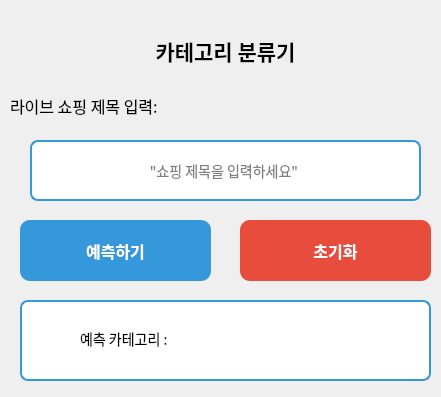
<?xml version="1.0" encoding="UTF-8"?>
<ui version="4.0">
 <class>Form</class>
 <widget class="QWidget" name="Form">
  <property name="geometry">
   <rect>
    <x>0</x>
    <y>0</y>
    <width>441</width>
    <height>397</height>
   </rect>
  </property>
  <property name="font">
   <font>
    <family>맑은 고딕</family>
    <pointsize>12</pointsize>
   </font>
  </property>
  <property name="windowTitle">
   <string>Form</string>
  </property>
  <property name="styleSheet">
   <string notr="true">QLineEdit {
    border: 2px solid #cccccc;
    border-radius: 8px;
    padding: 6px;
    font-size: 14px;
}

QLineEdit:focus {
    border: 2px solid #3498db;
    background-color: #ffffff;
}
</string>
  </property>
  <widget class="QLabel" name="label">
   <property name="geometry">
    <rect>
     <x>90</x>
     <y>30</y>
     <width>271</width>
     <height>41</height>
    </rect>
   </property>
   <property name="font">
    <font>
     <family>한컴 고딕</family>
     <pointsize>16</pointsize>
     <weight>75</weight>
     <bold>true</bold>
    </font>
   </property>
   <property name="text">
    <string>카테고리 분류기</string>
   </property>
   <property name="alignment">
    <set>Qt::AlignCenter</set>
   </property>
  </widget>
  <widget class="QLabel" name="label_2">
   <property name="geometry">
    <rect>
     <x>10</x>
     <y>90</y>
     <width>181</width>
     <height>31</height>
    </rect>
   </property>
   <property name="text">
    <string>라이브 쇼핑 제목 입력:</string>
   </property>
  </widget>
  <widget class="QLineEdit" name="lineEdit_input">
   <property name="geometry">
    <rect>
     <x>30</x>
     <y>140</y>
     <width>391</width>
     <height>61</height>
    </rect>
   </property>
   <property name="styleSheet">
    <string notr="true">
QLineEdit {
    border: 2px solid #3498db;
    border-radius: 8px;
    padding: 6px;
    font-size: 14px;
}

QLineEdit:focus {
    border: 2px solid #3498db;
    background-color: #ffffff;
}
</string>
   </property>
   <property name="text">
    <string/>
   </property>
   <property name="alignment">
    <set>Qt::AlignCenter</set>
   </property>
   <property name="placeholderText">
    <string>&quot;쇼핑 제목을 입력하세요&quot; </string>
   </property>
  </widget>
  <widget class="QPushButton" name="pushButton_predict">
   <property name="geometry">
    <rect>
     <x>20</x>
     <y>220</y>
     <width>191</width>
     <height>61</height>
    </rect>
   </property>
   <property name="styleSheet">
    <string notr="true">QPushButton {
    background-color: #3498db;
    color: white;
    border: none;
    border-radius: 10px;
    padding: 8px 16px;
    font-weight: bold;
}
QPushButton:hover {
    background-color: #2980b9;
}
</string>
   </property>
   <property name="text">
    <string>예측하기</string>
   </property>
  </widget>
  <widget class="QPushButton" name="pushButton_clear">
   <property name="geometry">
    <rect>
     <x>240</x>
     <y>220</y>
     <width>191</width>
     <height>61</height>
    </rect>
   </property>
   <property name="styleSheet">
    <string notr="true">QPushButton {
    background-color: #e74c3c;
    color: white;
    border: none;
    border-radius: 10px;
    padding: 8px 16px;
    font-weight: bold;
}
QPushButton:hover {
    background-color: #c0392b;
}
</string>
   </property>
   <property name="text">
    <string>초기화</string>
   </property>
  </widget>
  <widget class="QLineEdit" name="label_result">
   <property name="geometry">
    <rect>
     <x>20</x>
     <y>300</y>
     <width>411</width>
     <height>81</height>
    </rect>
   </property>
   <property name="styleSheet">
    <string notr="true">
QLineEdit {
    border: 2px solid #3498db;
    border-radius: 8px;
    padding: 6px;
    font-size: 14px;
}

QLineEdit:focus {
    border: 2px solid #3498db;
    background-color: #ffffff;
}
</string>
   </property>
   <property name="text">
    <string>                예측 카테고리 :</string>
   </property>
   <property name="readOnly">
    <bool>true</bool>
   </property>
  </widget>
 </widget>
 <resources/>
 <connections/>
</ui>
